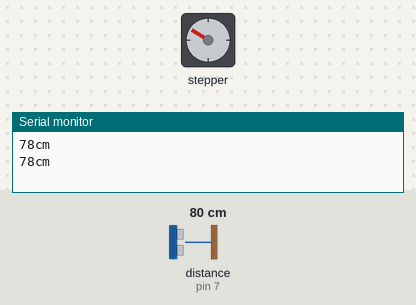
Simulated run of this sketch. Board: Arduino Uno, built with avr-gcc and run on an emulated ATmega328P. Shown: stepper motor, the last lines printed to the serial monitor. Wiring (inferred from the names in the program): ultrasonic range finder: trigger pin 9; echo pin 7. The inputs (shaded band) are chosen by the test bench; at power-on: distance to the obstacle (sensor on pin 7) 80 cm. The echo pulse lasts 58.3 µs per cm; stepper angles assume 2048 steps per turn.

Above: at 6.8 s.
6.9 s: distance to the obstacle (sensor on pin 7) set to 2 cm
At 11.4 s:
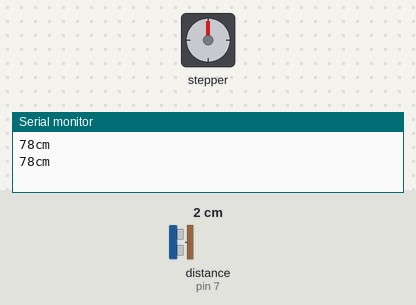
16.7 s: distance to the obstacle (sensor on pin 7) set to 9 cm
At 18.26 s:
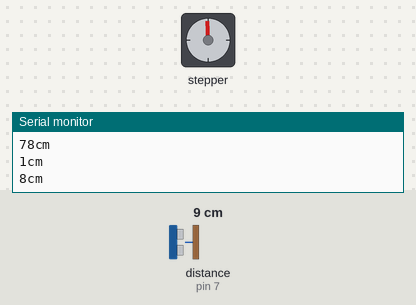
Timing chart, 0 to 29.4 s (numbered marks = the images above; inputs shaded):
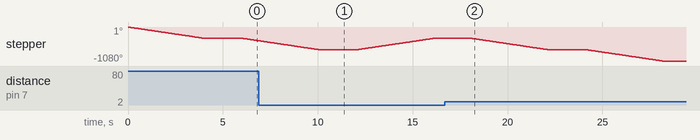

The sketch:

SieuAm_DongCoBuoc.ino
```cpp
#include <Stepper.h>

const int stepsPerRevolution = 2048;
Stepper myStepper(stepsPerRevolution, 3, 5, 4, 6);

const int trigPin = 9;
const int echoPin = 7;

void setup() {
  pinMode(trigPin, OUTPUT);
  pinMode(echoPin, INPUT);
  myStepper.setSpeed(15);
  Serial.begin(9600);
}

void loop() {
  unsigned long duration; // biến đo thời gian
  int distance;           // biến lưu khoảng cách

  digitalWrite(trigPin, LOW); // tắt chân trig
  delayMicroseconds(2);
  digitalWrite(trigPin, HIGH); // phát xung từ chân trig
  delayMicroseconds(10); // xung có độ dài 10 microSeconds
  digitalWrite(trigPin, LOW); // tắt chân trig
  duration = pulseIn(echoPin, HIGH);
  distance = duration * 0.034 / 2;

  Serial.print(distance);
  Serial.println("cm");
   if(distance < 5){
     myStepper.step(stepsPerRevolution);
     delay(2000);
  }
  else {
    myStepper.step(-stepsPerRevolution);
     delay(2000);
  }

}
```
